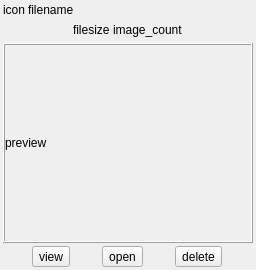
<?xml version="1.0" encoding="UTF-8"?>
<ui version="4.0">
 <class>Form</class>
 <widget class="QWidget" name="Form">
  <property name="geometry">
   <rect>
    <x>0</x>
    <y>0</y>
    <width>256</width>
    <height>270</height>
   </rect>
  </property>
  <property name="windowTitle">
   <string>Form</string>
  </property>
  <layout class="QVBoxLayout" name="verticalLayout_2" stretch="0,0,1,0">
   <property name="spacing">
    <number>3</number>
   </property>
   <property name="leftMargin">
    <number>3</number>
   </property>
   <property name="topMargin">
    <number>3</number>
   </property>
   <property name="rightMargin">
    <number>3</number>
   </property>
   <property name="bottomMargin">
    <number>3</number>
   </property>
   <item>
    <layout class="QHBoxLayout" name="horizontalLayout_2" stretch="0,1">
     <item>
      <widget class="QLabel" name="label_type">
       <property name="text">
        <string>icon</string>
       </property>
      </widget>
     </item>
     <item>
      <widget class="QLabel" name="label_filename">
       <property name="text">
        <string>filename</string>
       </property>
      </widget>
     </item>
    </layout>
   </item>
   <item>
    <layout class="QHBoxLayout" name="horizontalLayout_3">
     <item>
      <spacer name="horizontalSpacer_4">
       <property name="orientation">
        <enum>Qt::Horizontal</enum>
       </property>
       <property name="sizeHint" stdset="0">
        <size>
         <width>40</width>
         <height>20</height>
        </size>
       </property>
      </spacer>
     </item>
     <item>
      <widget class="QLabel" name="label_filesize">
       <property name="text">
        <string>filesize</string>
       </property>
      </widget>
     </item>
     <item>
      <widget class="QLabel" name="label_image_count">
       <property name="text">
        <string>image_count</string>
       </property>
      </widget>
     </item>
     <item>
      <spacer name="horizontalSpacer_2">
       <property name="orientation">
        <enum>Qt::Horizontal</enum>
       </property>
       <property name="sizeHint" stdset="0">
        <size>
         <width>40</width>
         <height>20</height>
        </size>
       </property>
      </spacer>
     </item>
    </layout>
   </item>
   <item>
    <widget class="QFrame" name="frame">
     <property name="frameShape">
      <enum>QFrame::Box</enum>
     </property>
     <property name="frameShadow">
      <enum>QFrame::Raised</enum>
     </property>
     <layout class="QVBoxLayout" name="verticalLayout">
      <property name="spacing">
       <number>0</number>
      </property>
      <property name="leftMargin">
       <number>0</number>
      </property>
      <property name="topMargin">
       <number>0</number>
      </property>
      <property name="rightMargin">
       <number>0</number>
      </property>
      <property name="bottomMargin">
       <number>0</number>
      </property>
      <item>
       <widget class="QLabel" name="label_preview">
        <property name="text">
         <string>preview</string>
        </property>
       </widget>
      </item>
     </layout>
    </widget>
   </item>
   <item>
    <layout class="QHBoxLayout" name="horizontalLayout">
     <property name="spacing">
      <number>3</number>
     </property>
     <item>
      <widget class="QToolButton" name="toolButton_view">
       <property name="text">
        <string>view</string>
       </property>
      </widget>
     </item>
     <item>
      <widget class="QToolButton" name="toolButton_open_file">
       <property name="text">
        <string>open</string>
       </property>
      </widget>
     </item>
     <item>
      <widget class="QToolButton" name="toolButton_delete">
       <property name="text">
        <string>delete</string>
       </property>
      </widget>
     </item>
    </layout>
   </item>
  </layout>
 </widget>
 <resources/>
 <connections/>
</ui>
